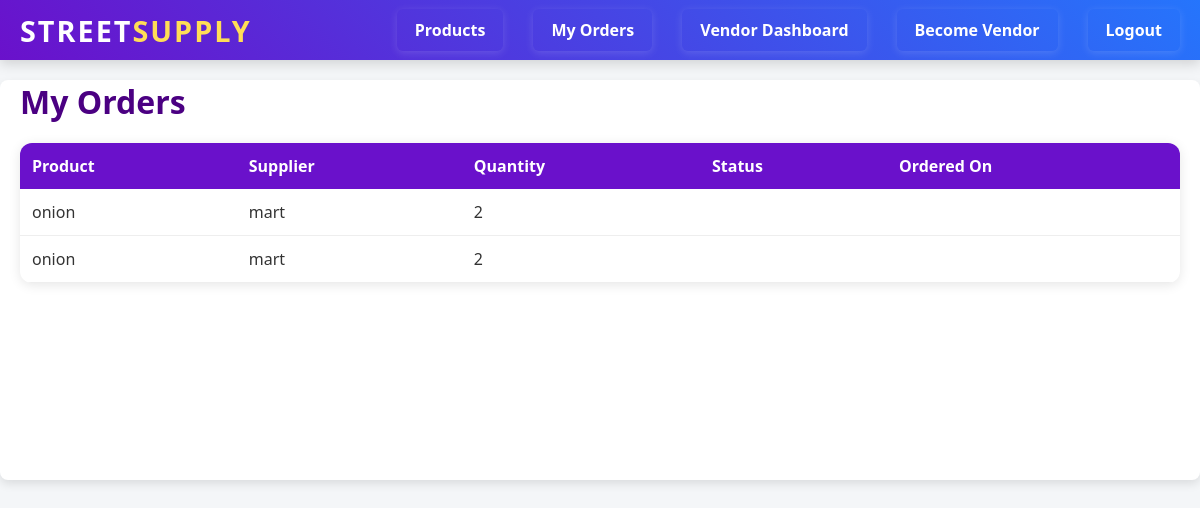
Screenshot of /orders/ (signed in) with the database file from the repository.
### core/models.py (models this page shows, shortened)
class Order(models.Model):
    user = models.ForeignKey(User, on_delete=models.CASCADE,  null=True, blank=True ) # link order to user
    vendor = models.ForeignKey(Vendor, on_delete=models.CASCADE)
    product = models.ForeignKey(Product, on_delete=models.CASCADE)
    quantity = models.PositiveIntegerField()
    order_date = models.DateTimeField(auto_now_add=True)
    delivered = models.BooleanField(default=False)

class Product(models.Model):
    name = models.CharField(max_length=100)
    supplier = models.ForeignKey(Supplier, on_delete=models.CASCADE)
    price = models.DecimalField(max_digits=7, decimal_places=2)
    stock_quantity = models.PositiveIntegerField()
    unit = models.CharField(max_length=50, default='kg')  # or liter, packet, etc.
    image = models.ImageField(upload_to='product_images/', null=True, blank=True)  # new field

class Supplier(models.Model):
    name = models.CharField(max_length=100)
    company_name = models.CharField(max_length=150)
    phone = models.CharField(max_length=15)
    address = models.TextField()
    average_rating = models.FloatField(default=0.0)
    vendor = models.ForeignKey(Vendor, on_delete=models.CASCADE, null=True, blank=True)

### core/views.py (the view)
# urls.py: path('orders/', views.order_list, name='order_list'),
@login_required(login_url='/login/')
def order_list(request):
    orders = Order.objects.filter(user=request.user).select_related('product', 'product__supplier').all()
    return render(request, 'orders.html', {'orders': orders})

### core/context_processors.py (called while the page is built)
def vendor_status(request):
    is_vendor = False
    if request.user.is_authenticated:
        is_vendor = Vendor.objects.filter(user=request.user).exists()
    return {'is_vendor': is_vendor}

### core/templates/orders.html (shortened to what this page needs)
{% extends "base.html" %}
{% block content %}
<h1 style="color:#4b0082; margin-bottom: 20px;">My Orders</h1>
{% if orders %}
<table style="width: 100%; border-collapse: collapse; box-shadow: 0 2px 12px rgba(0,0,0,0.1); border-radius: 12px; overflow: hidden;">
  <thead style="background-color: #6a11cb; color: white;">
    <tr>
      <th style="padding: 12px; text-align: left;">Product</th>
      <th style="padding: 12px; text-align: left;">Supplier</th>
      <th style="padding: 12px; text-align: left;">Quantity</th>
      <th style="padding: 12px; text-align: left;">Status</th>
      <th style="padding: 12px; text-align: left;">Ordered On</th>
    </tr>
  </thead>
  <tbody>
    {% for order in orders %}
    <tr style="border-bottom: 1px solid #eee;">
      <td style="padding: 12px;">{{ order.product.name }}</td>
      <td style="padding: 12px;">{{ order.product.supplier.company_name }}</td>
      <td style="padding: 12px;">{{ order.quantity }}</td>
      <td style="padding: 12px; color: {% if order.status == 'Pending' %}#FF9800{% elif order.status == 'Completed' %}#4CAF50{% else %}#757575{% endif %}; font-weight: 600;">
      </td>
      <td style="padding: 12px;">{{ order.created_at|date:"M d, Y" }}</td>
    </tr>
    {% endfor %}
  </tbody>
</table>
{% else %}
<p style="font-size: 1.2rem; color: #666;">You have no orders yet.</p>
{% endif %}
{% endblock %}

### core/templates/base.html (style rules this page uses)
* { margin: 0; padding: 0; box-sizing: border-box; }
body { font-family: 'Segoe UI', Tahoma, Geneva, Verdana, sans-serif; background: #f4f6f8; color: #333; }

### rows the page displays
Order: product.name "onion", product.supplier.company_name "mart", quantity "2"
Order: product.name "onion", product.supplier.company_name "mart", quantity "2"
